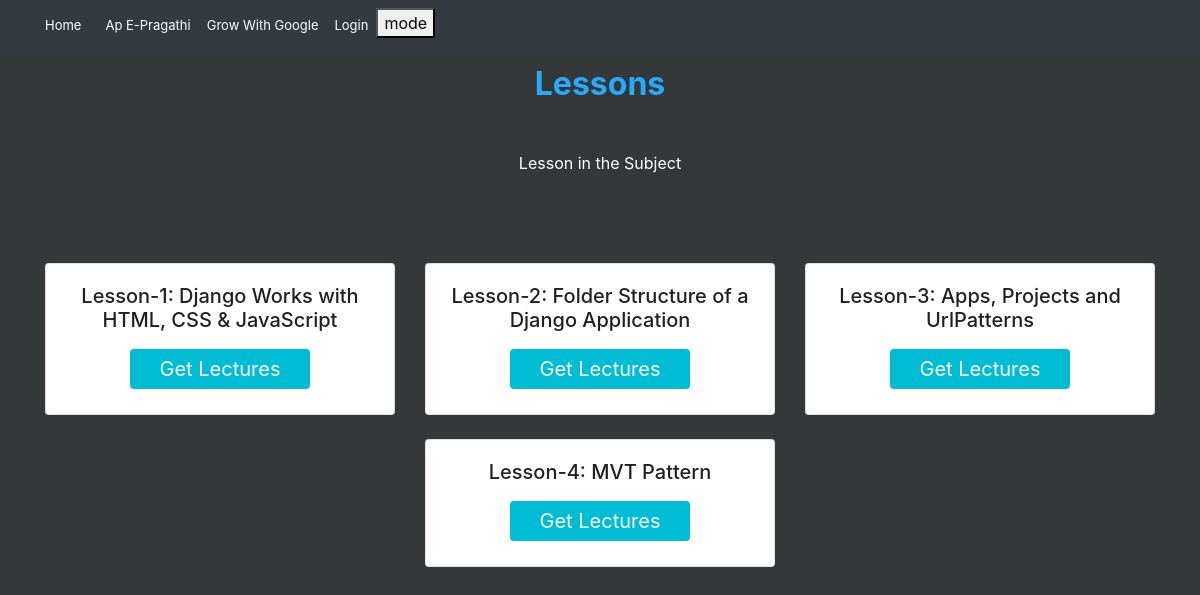
Page /curriculum/learningcontent/django/ on the committed database.
### curriculum/models.py (models this page shows, shortened)
class Lesson(models.Model):
    lesson_id = models.CharField(max_length=100, unique=True)
    Standard = models.ForeignKey(Standard, on_delete=models.CASCADE)
    created_by = models.ForeignKey(User,on_delete=models.CASCADE)
    created_at = models.DateTimeField(auto_now_add=True)
    subject = models.ForeignKey(Subject, on_delete=models.CASCADE,related_name='lessons')
    name = models.CharField(max_length=250)
    position = models.PositiveSmallIntegerField(verbose_name="Chapter no.")
    slug = models.SlugField(null=True, blank=True)
    video = models.CharField(max_length=250)
    ppt = models.FileField(upload_to=save_lesson_files,verbose_name="Presentations", blank=True)
    Notes = models.FileField(upload_to=save_lesson_files,verbose_name="Notes", blank=True)
    class Meta:
        ordering = ['position']

### curriculum/views.py (the view)
# urls.py: path('<str:standard>/<slug:slug>/', views.LessonListView.as_view(), name='lesson_list'),
class LessonListView(DetailView):
    context_object_name = 'subjects'
    model = Subject
    template_name = 'curriculum/lesson_list_view.html'

### curriculum/templates/curriculum/lesson_list_view.html (shortened to what this page needs)
{% extends 'base.html' %}
{% load static %}
{% block content %}
<section id="best-features" class="text-center">
              <h2 class="mb-5 mt-5 font-weight-bold" style="color:#26abff;">Lessons</h2>
              <div class="row d-flex justify-content-center mb-4">
                <div class="col-md-8 mb-5">
                  <p  class="grey-text">Lesson in the Subject </p>
                </div>
              </div>
              <div class="row d-flex justify-content-center mb-3">
                {% for lesson in subjects.lessons.all %}
                <div class="col-sm-4 mb-4">
                  <div class="card box-shadow-hover">
                    <div class="card-body">
                      <h5 class="card-title" style = "color:#212121;">Lesson-{{lesson.position}}: {{lesson.name}}</h5>
                      <a href="{% url 'curriculum:lesson_detail' slug=lesson.slug subject=subjects.slug standard=lesson.Standard.slug %}" >
                      <button type="button" class="button-les"><span>Get Lectures</span></button>
                      </a>
                    </div>
                  </div>
                </div>
                {% endfor %}
              </div>
</section>
{%endblock%}

### static/css/master_css.css (style rules this page uses)
html, body, header, #intro { height: 100%; }
.button-les { border-radius: 4px; background-color: #00bcd4; border: none; color: #FFFFFF; text-align: center; font-size: 20px; padding: 5px; width: 180px; transition: all 0.5s; cursor: pointer; margin: 5px; }
.button-les span { cursor: pointer; display: inline-block; position: relative; transition: 0.5s; }
.button-les span:after { content: '\00bb'; position: absolute; opacity: 0; top: 0; right: -20px; transition: 0.5s; }

### static/css/navigation_bar.css (style rules this page uses)
.main_black { background-color: #353839; color: white; }

### rows in the picture
Lesson: position "1", name "Django Works with HTML, CSS & JavaScript"
Lesson: position "2", name "Folder Structure of a Django Application"
Lesson: position "3", name "Apps, Projects and UrlPatterns"
Lesson: position "4", name "MVT Pattern"
